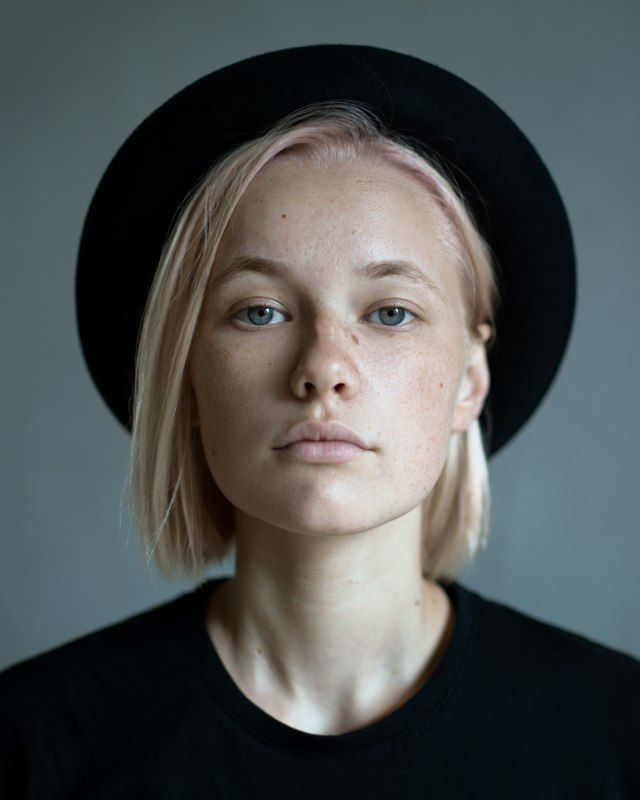
#> input picture face1.jpg, 640 x 800 px
$ python Face_detection.py
#> lines starting #> are read from the running program, lines starting #| are printed output that depends on the picture; after the words box and inside, x2 and y2 are one past the last pixel; in counts of white or black regions, pixels touching at a corner belong together
import cv2

face_cascade = cv2.CascadeClassifier("haarcascade_frontalface_alt.xml")

img = cv2.imread("face1.jpg")
#> img is the input picture: shape (800, 640, 3); mean B, G, R 82.4, 82.6, 78.3

gray_img = cv2.cvtColor(img,cv2.COLOR_BGR2GRAY)
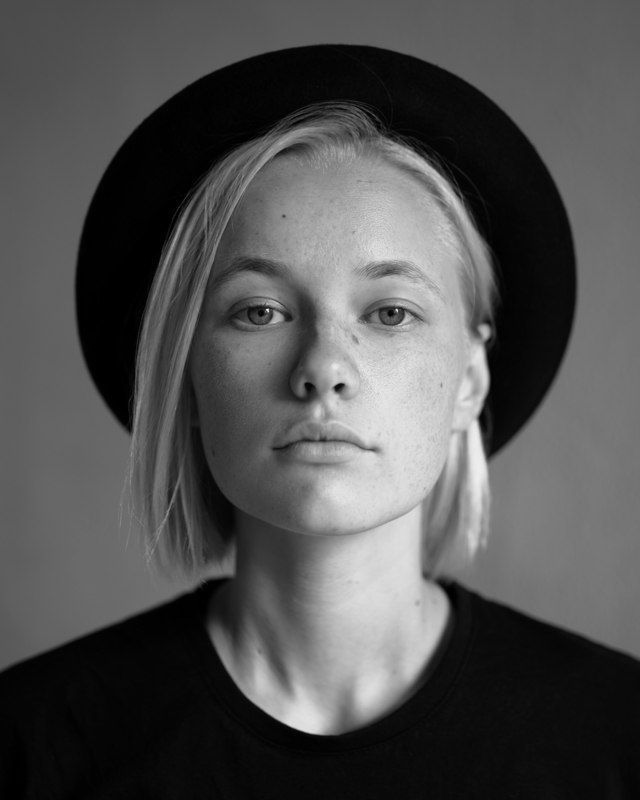
#> gray_img: shape (800, 640); min 0, max 248, mean 81.3

faces = face_cascade.detectMultiScale(gray_img, scaleFactor=1.05, minNeighbors=5)
#> faces = [[146, 167, 371, 371]]

for x,y,w,h in faces:
    img = cv2.rectangle(img, (x,y), (x+w, y+h), (0,255,0),3)
#> this loop made 1 pass
#> pass 1, `img = cv2.rectangle(img, (x,y), (x+w, y+h), (0,255,0),3)`:
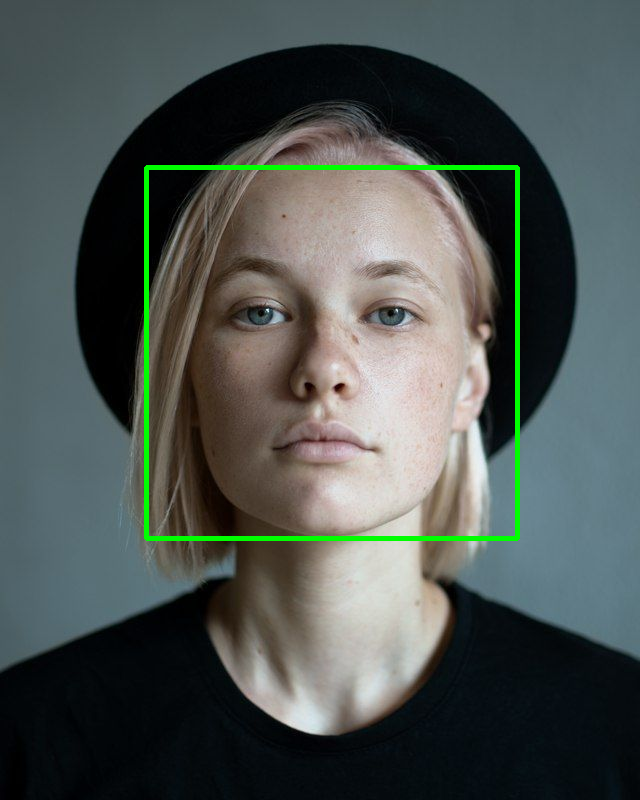
#> img: shape (800, 640, 3); 1.45% of pixels changed, all inside (x1, y1, x2, y2) = (144, 165, 520, 541)

resized = cv2.resize(img, (int(img.shape[1]/1.5), int(img.shape[0]/1.5)))


cv2.imshow("Detected Face", resized)

cv2.waitKey(0)
cv2.destroyAllWindows()
